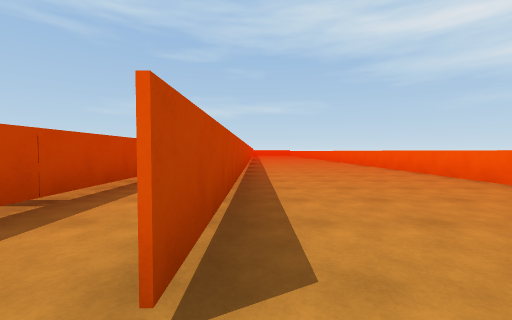
View 1 (above)

16 first-person views from a walk through a scene from a Unity 3-D project. The camera is 1.2 m above the floor, tilts 2° down and sees 90° across. The floor is counted in squares, 2 m on a side. Each view is taken from the middle of a square. On the plan, view 1 faces up. The plan holds only what a view shows up to about 9 squares ahead; the rest is blank. The place goes on beyond the plan. The player is left out.

View 2
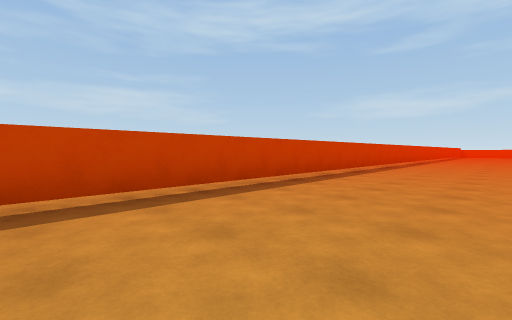

View 3
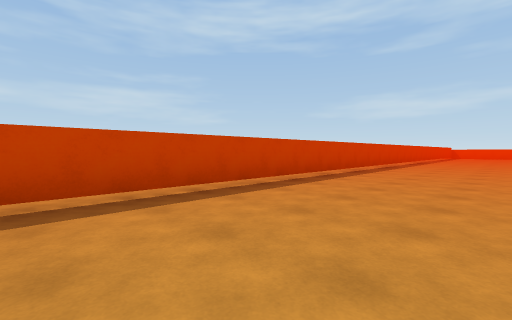

View 4
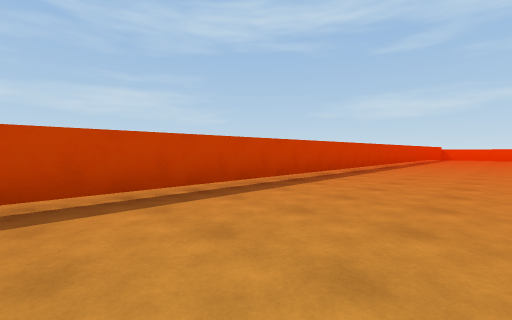

View 5
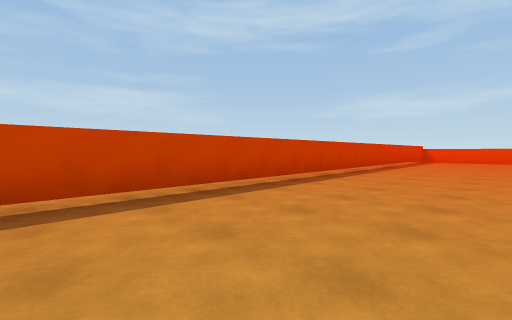

View 6
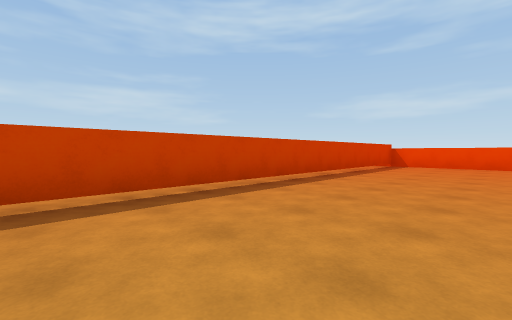

View 7
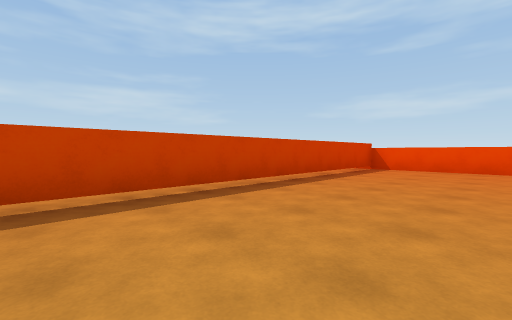

View 8
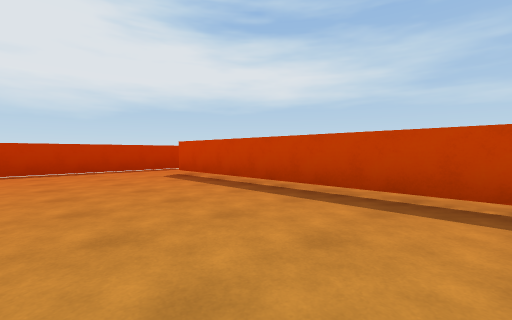

View 9
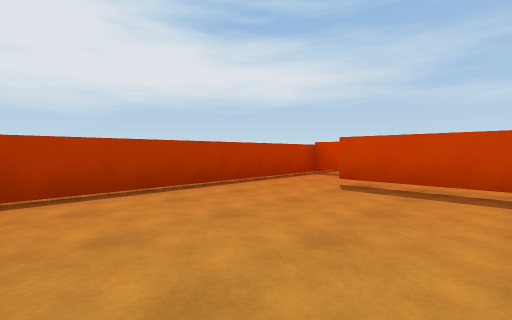

View 10
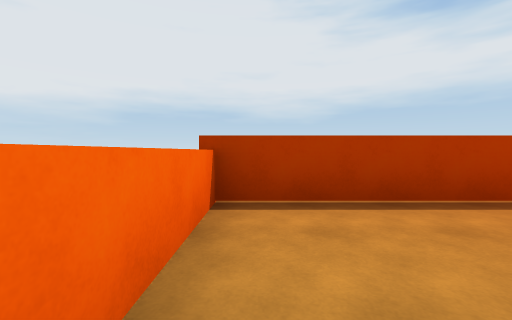

View 11
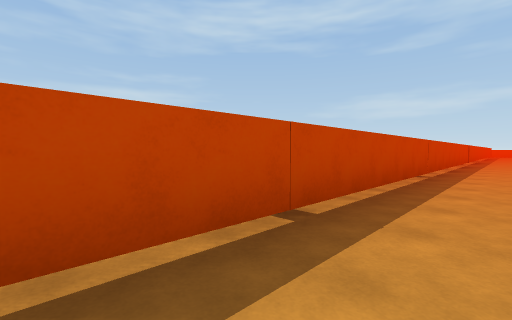

View 12
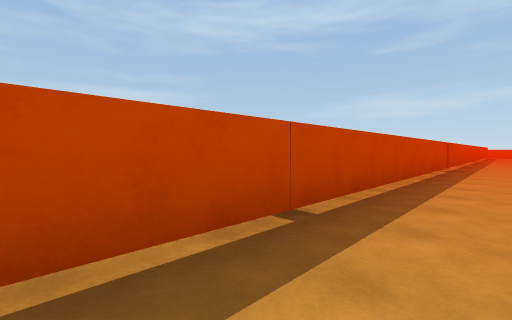

View 13
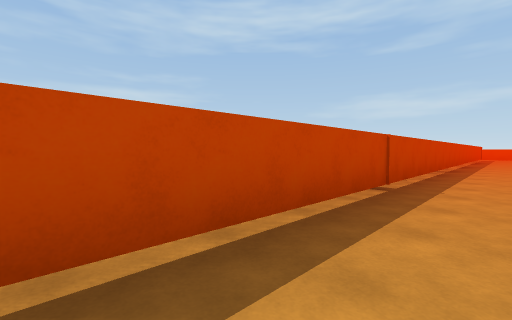

View 14
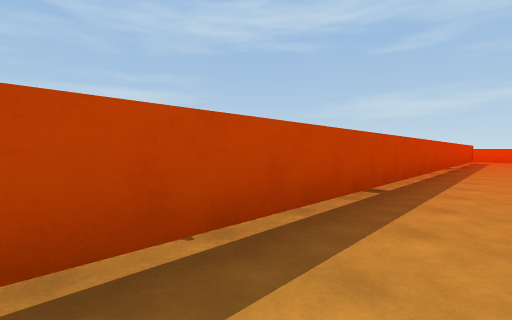

View 15
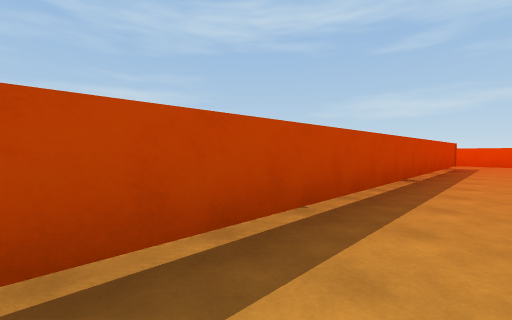

View 16
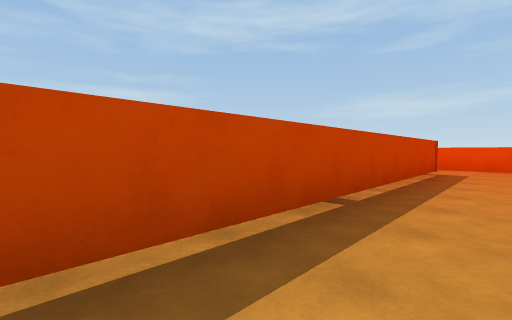

### Floor plan
Key: @ floor where view 1 was taken; # wall or solid block; . floor; = window, fence, low wall or low ledge; T thing the floor can be seen under or through.
Columns run from 3 left of view 1 to 5 right of it. Each row starts with its distance up from view 1.
 34 #######
 33  ..=...
 32  #.=...
 31 .#.=...
 30 .#.=...
 29 .#.=...
 28 .#.=...
 27  T.=...
 26 .T.=...
 25 .T.=...
 24 .T.=...
 23 .T.=...
 22 .T.=...
 21 .T.=...
 20  T.=...
 19 .T.=...
 18 .T.=...
 17 .T.=...
 16 .T.=...
 15  T.=...
 14 .T.=...
 13 .T.=...
 12 .T.=...
 11 .T.=...
 10 .T.=...
  9 .T.=....#
  8  T.=....#
  7 .T.=....#
  6 .T.=....#
  5 .T.=....#
  4 .T.=....
  3  T.=....
  2 .T.=....
  1 .T.=....#
  0  T.@....#
 -1  ########

Where each view was taken, in squares from view 1:
view 1: 0 up, 0 right, facing up
view 2: 4 up, 3 right, facing up-left
view 3: 9 up, 3 right, facing up-left
view 4: 13 up, 3 right, facing up-left
view 5: 18 up, 3 right, facing up-left
view 6: 23 up, 3 right, facing up-left
view 7: 25 up, 3 right, facing up-left
view 8: 7 up, 3 right, facing down-left
view 9: 3 up, 4 right, facing down-left
view 10: 2 up, 4 right, facing down
view 11: 1 up, 1 left, facing up-left
view 12: 6 up, 1 left, facing up-left
view 13: 11 up, 1 left, facing up-left
view 14: 16 up, 1 left, facing up-left
view 15: 21 up, 1 left, facing up-left
view 16: 24 up, 1 left, facing up-left
